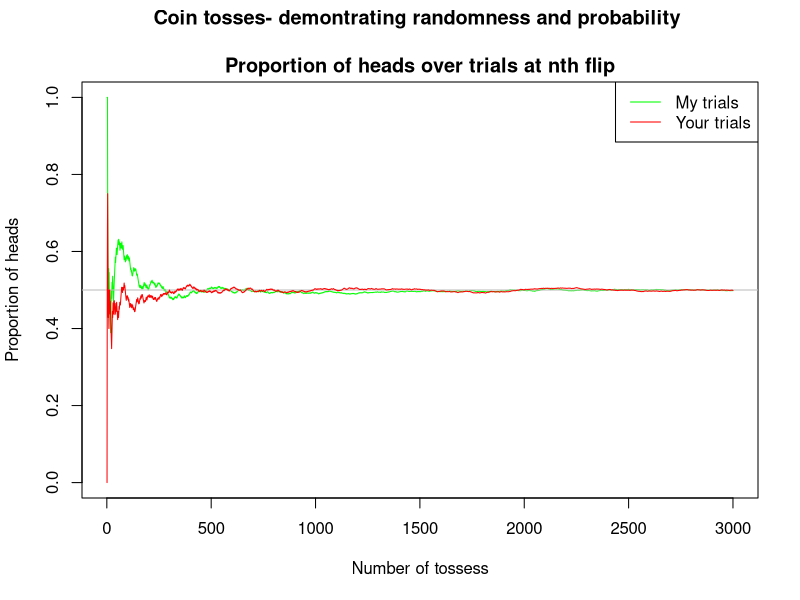

Recreate this plot in R.

# Uncomment below to get same results everytime 
#set.seed(111)

# Generate toss by two people 
tosses_byHiroshi <- sample(c("head", "tail"), size = 3000, replace = TRUE)
tosses_byYou<- sample(c("head", "tail"), size = 3000, replace = TRUE)

# Plot cumulative sum over the number of toss
plot(y=cumsum(tosses_byHiroshi == "head") / (1:length(tosses_byHiroshi)), 
	x = 1:length(tosses_byHiroshi), 
     type = "l", ylim = c(0,1),  
	col = "green", 
     main = "Coin tosses- demontrating randomness and probability \n 
Proportion of heads over trials at nth flip", 
     xlab = "Number of tossess", ylab = "Proportion of heads")

# Add horizontal straight line
abline(h = 0.5, col = "grey")

# Add cumulative proportion again 
lines(y=cumsum(tosses_byYou == "head") / (1:length(tosses_byYou)), 
	x = 1:length(tosses_byYou), col = "red")

legend("topright", legend=c("My trials", "Your trials"),
       col=c("green", "red"), lty = c(1,1))






